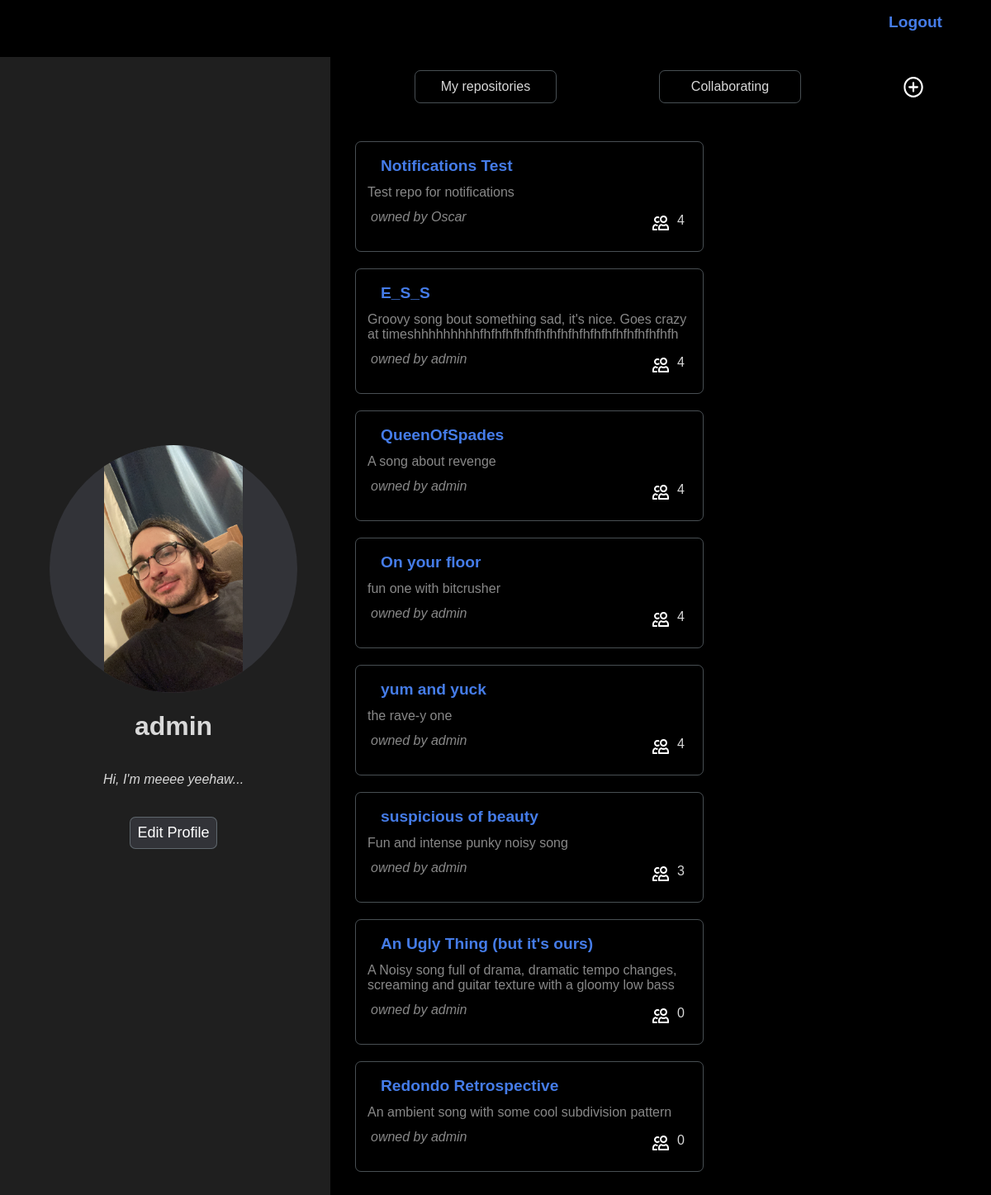
/dashboard (signed in), run on an earlier commit of the app's database.
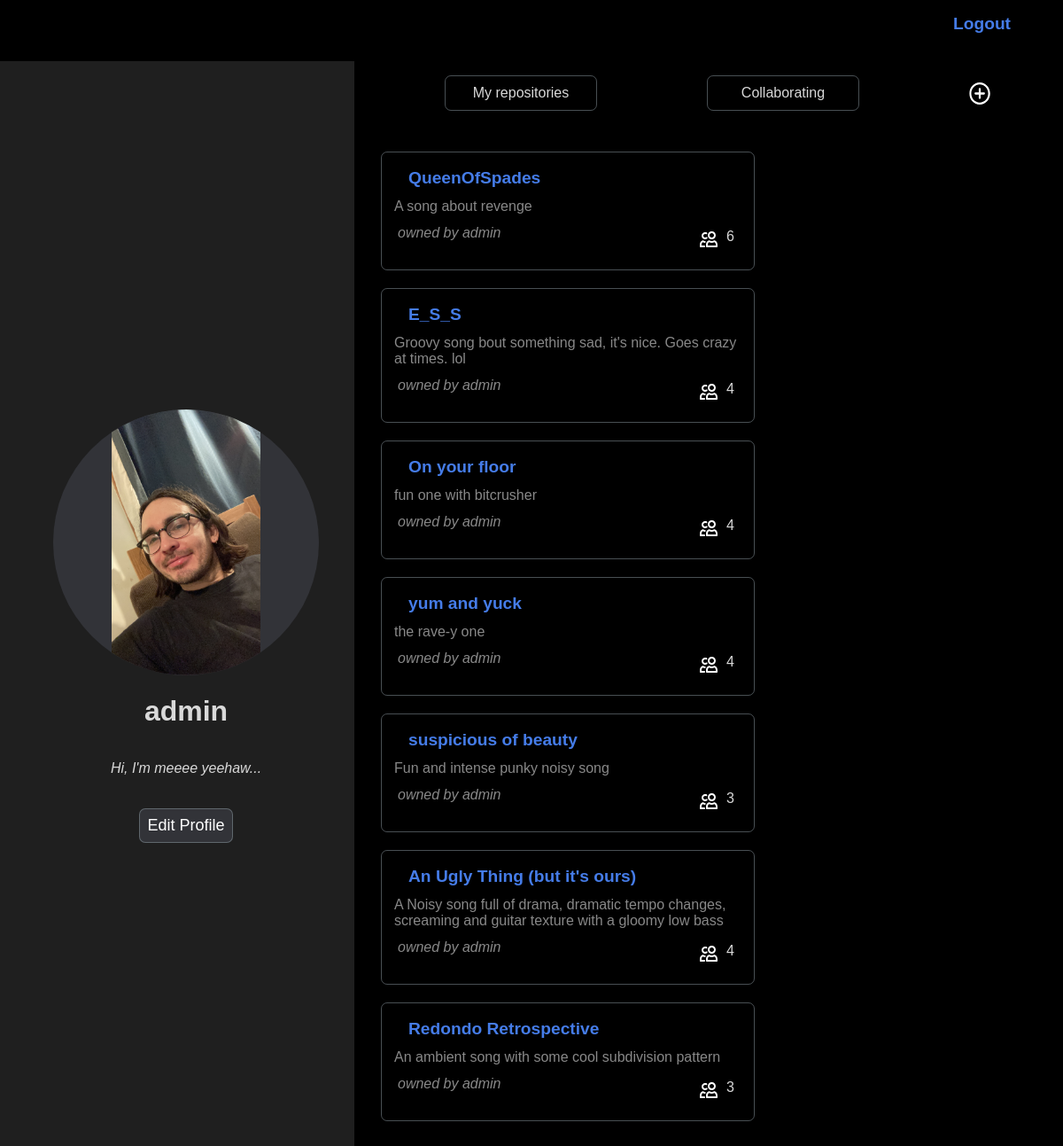
And on a later commit of the database.
### palinodes/models.py (models this page shows, shortened)
class User(AbstractUser):
    pass

class Profile(models.Model):
    user = models.OneToOneField(User, on_delete=models.CASCADE, related_name="profile")
    description = models.TextField(default="", max_length=300, blank=True)
    avatar = models.ImageField(upload_to=get_avatar_path, blank=True)
    @property
    def all_repositories(self):
        directories = set(self.user.directories.filter(parent = None)) | set(self.user.collaborating.filter(parent = None))
        sorted_directories = sorted(directories, key=lambda directory: directory.last_edited, reverse=True)
        return sorted_directories
    @cached_property
    def repositories(self):
        directories = self.user.directories.filter(parent = None)
        sorted_directories = sorted(directories, key=lambda directory: directory.last_edited, reverse=True)
        return sorted_directories
    @cached_property
    def collaborating_repositories(self):
        directories = self.user.collaborating.filter(parent = None)
        sorted_directories = sorted(directories, key=lambda directory: directory.last_edited, reverse=True)
        return sorted_directories

class Directory(models.Model):
    name = models.CharField(max_length=50)
    description = models.TextField(max_length=300, blank=True, null=True)
    created = models.DateTimeField(auto_now_add=True)
    owner = models.ForeignKey(User, on_delete=models.CASCADE, related_name="directories")
    collaborators = models.ManyToManyField(User, blank=True, related_name="collaborating")
    parent = models.ForeignKey("self", blank=True, null=True, on_delete=models.CASCADE, related_name="subdirectories")
    @property
    def latest_notification(self):
        if self.is_repository:
            return self.notifications.latest('timestamp')
    @property
    def number_of_collaborators(self):
        return self.collaborators.count()
    @property
    def is_repository(self):
        return self.parent == None
    @property
    def last_edited(self)-> datetime:
        latests = []
        if self.files.exists():
            last_file_timestamp = self.files.latest("uploaded")
            latests = latests + [last_file_timestamp.uploaded]
        if self.comments.exists():
            last_comment_timestamp = self.comments.latest("timestamp")
            latests = latests + [last_comment_timestamp.timestamp]
        if not self.subdirectories.exists() and len(latests) > 0:
             return max(latests)
        for subdirectory in self.subdirectories.all():
            latests.append(subdirectory.last_edited)
        return max(latests, default=self.created)

### palinodes/views.py (the view, shortened to what this page needs)
# urls.py: path("dashboard", views.dashboard, name="dashboard"),
@login_required
def dashboard(request):
    return render(request, "palinodes/dashboard.html", {
        "profile_form": ProfileForm()
    })

### palinodes/templates/palinodes/dashboard.html (shortened to what this page needs)
{% extends 'palinodes/layout.html' %}
{% load static %}
{% block body %}
<div id="profile-banner">
    <div id="profile-details" class="profile">
        {% if user.profile.avatar %}
        <img id="avatar" src={{user.profile.avatar.url}}>
        {% else %}
        <img style="background-color: black;" id="avatar" src='/media/Default-Profile-Picture.png' >
        {% endif %}
        <h1>{{user.username}}</h1>
        <p data-description="{{user.profile.description}}" id="profile-description"><em>{{user.profile.description}}</em></p>
        <button class="bordered clickable">Edit Profile</button>
    </div>
</div>
<div id="repositories-list">
    <ul>
        <li class="bordered clickable" id="my-repositories-btn">My repositories</li>
        <li class="bordered clickable" id="collaborating-btn">Collaborating</li>
        <li class="clickable" id="new-repository-icn" style= "width: auto; height: 24px; padding: 0px; border-radius:90%; align-self: center">
            <a href={% url 'new-repository' %}>
                <img src="{{MEDIA_URL}}media/icons/plus-circle.svg" alt="">
            </a>
        </li>
    </ul>
    <div id="repositories-container">
        {% if user.profile.all_repositories %}
            {% for repository in user.profile.all_repositories%}
            <div class="repositories-li all-repositories bordered clickable">
                <a class="link-layer" href={% url 'repository' repository.id %}></a>
                <div class="repository-link">
                    <a href={% url 'repository' repository.id %}>
                        <strong>{{repository.name}}</strong>
                    </a>
                </div>
                <p class="dash-repo-description">{{repository.description}}</p>
                <div class="dash-collaborators">
                    <p class="dash-repo-owner-name">owned by {{repository.owner.username}}</p>
                    <div>
                        <img src="{{MEDIA_URL}}media/icons/people.svg" alt="">
                        <p>{{repository.number_of_collaborators}}</p>
                    </div>
                </div>
            </div>
            {% endfor %}
        {% endif %}
    </div>
</div>
{% endblock %}

### palinodes/templates/palinodes/layout.html (shortened to what this page needs)
{% load static %}
<!DOCTYPE html>
<html lang="en">
<head>
    <link rel="stylesheet" media="screen and (min-width: 900px)" href={% static 'palinodes/widescreen.css' %}>
    <link rel="stylesheet" media="screen and (max-width: 899px)" href={% static 'palinodes/smallscreen.css' %}>
</head>
<body>
    <nav id="top-navbar">
        <ul>
            <li id="logout"><a href={% url 'logout' %}>Logout</a></li>
        </ul>
    </nav>
    <div id="body-block">
        {% block body %}{% endblock body %}
    </div>
</body>
</html>

### palinodes/static/palinodes/widescreen.css (style rules this page uses)
body { margin:0; padding:0; background-color: black; color: rgb(217, 217, 217); text-decoration: none; font-family:sans-serif; width: 100vw; height: 100vh; overflow: hidden; }
* { border-color: red; }
a { text-decoration: none; color: #457CE8; font-weight:bold; font-size: larger; }
ul { list-style-type: none; }
img { object-fit: contain; }
button { border: none; margin-top: 20px; padding: 8px; color: white; font-size: large; background-color: #323338; }
.bordered { border: solid; border-color: #88959c88; border-width: 1px; border-radius: 7px; }
.link-layer { flex:1; position: absolute; width: 400px; height: 92%; }
#top-navbar { margin: 1px; padding-bottom:2px; background-color: black; width: 95%; height: 50px; }
#top-navbar ul { margin-left: 100px; display: flex; justify-content: space-between; align-items: center; }
#body-block { padding:0px; margin:0px; display: grid; height:100%; width: 100vw; grid-template-columns: 2fr 4fr auto; overflow: scroll; overflow-x: hidden; }
#profile-banner { background-color: #1f1f1f; grid-column: 1 / span 1; margin-left: 0px; margin-top: 0px; padding-left: 20px; display: flex; flex-direction: column; justify-content: center; }
.profile { display: flex; flex-direction: column; justify-content: center; align-items: center; }
#avatar { width: 300px; height: 300px; border-radius: 90%; background-color: #323338; }
#repositories-list { grid-column: 2 / span 1; padding-right: 20px; display: flex; flex-direction: column; }
#repositories-list ul { display: flex; justify-content: space-around; }
#repositories-list ul li { display: block; position: relative; width: 150px; padding: 10px; text-align: center; }
#new-repository-icn { align-self: center; border-radius: 90%; }
#repositories-container { margin: 20px auto auto 20px; align-self: center; width: 100%; display: flex; justify-content: baseline; flex-wrap: wrap; align-content: stretch; }
.repositories-li { flex-basis: 400px; position: relative; margin: 10px; padding: 10px 10px; display: flex; flex-direction: column; justify-content: space-between; overflow: hidden; }
.repository-link { display: flex; width: 100%; }
.dash-repo-owner-name { font-weight: 50; color: #ffffff88; font-style: italic; }
.dash-repo-description { font-weight: 50; color: #ffffff88; }
.dash-collaborators { display: flex; justify-content: space-between; }
.dash-collaborators div { display: flex; }

What changed in the data, as far as the page shows it:
removed Directory: name "Notifications Test", description "Test repo for notifications", owner.username "Oscar", number_of_collaborators "4"
shown differently, row unchanged: Directory "QueenOfSpades": number_of_collaborators "4" → "6"; moves up the list
changed Directory "E_S_S": description "Groovy song bout something sad, it's nice. Goes crazy at timeshhhhhhhhhfhfhfhfhfhfhfhfhfhfhfhfhfhfhfhfhfhfh" → "Groovy song bout something sad, it's nice. Goes crazy at times. lol"
computed for Directory "An Ugly Thing (but it's ours)": number_of_collaborators "0" → "4"
computed for Directory "Redondo Retrospective": number_of_collaborators "0" → "3"
